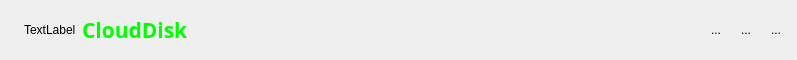
<?xml version="1.0" encoding="UTF-8"?>
<ui version="4.0">
 <class>TitleWidget</class>
 <widget class="QWidget" name="TitleWidget">
  <property name="geometry">
   <rect>
    <x>0</x>
    <y>0</y>
    <width>797</width>
    <height>60</height>
   </rect>
  </property>
  <property name="windowTitle">
   <string>Form</string>
  </property>
  <layout class="QHBoxLayout" name="horizontalLayout_2">
   <property name="spacing">
    <number>0</number>
   </property>
   <property name="leftMargin">
    <number>0</number>
   </property>
   <property name="topMargin">
    <number>0</number>
   </property>
   <property name="rightMargin">
    <number>0</number>
   </property>
   <property name="bottomMargin">
    <number>0</number>
   </property>
   <item>
    <widget class="QWidget" name="xxxxxxxx" native="true">
     <layout class="QHBoxLayout" name="horizontalLayout">
      <item>
       <spacer name="horizontalSpacer_2">
        <property name="orientation">
         <enum>Qt::Horizontal</enum>
        </property>
        <property name="sizeType">
         <enum>QSizePolicy::Fixed</enum>
        </property>
        <property name="sizeHint" stdset="0">
         <size>
          <width>15</width>
          <height>20</height>
         </size>
        </property>
       </spacer>
      </item>
      <item>
       <widget class="QLabel" name="logo">
        <property name="text">
         <string>TextLabel</string>
        </property>
       </widget>
      </item>
      <item>
       <widget class="QLabel" name="label">
        <property name="font">
         <font>
          <family>新宋体</family>
          <pointsize>16</pointsize>
          <weight>75</weight>
          <bold>true</bold>
         </font>
        </property>
        <property name="styleSheet">
         <string notr="true">color:rgba(0, 255, 0);</string>
        </property>
        <property name="text">
         <string>CloudDisk</string>
        </property>
       </widget>
      </item>
      <item>
       <spacer name="horizontalSpacer">
        <property name="orientation">
         <enum>Qt::Horizontal</enum>
        </property>
        <property name="sizeHint" stdset="0">
         <size>
          <width>40</width>
          <height>20</height>
         </size>
        </property>
       </spacer>
      </item>
      <item>
       <widget class="QToolButton" name="set_btn">
        <property name="text">
         <string>...</string>
        </property>
        <property name="icon">
         <iconset resource="../resource.qrc">
          <normaloff>:/images/login_setting.png</normaloff>:/images/login_setting.png</iconset>
        </property>
        <property name="iconSize">
         <size>
          <width>32</width>
          <height>32</height>
         </size>
        </property>
        <property name="autoRaise">
         <bool>true</bool>
        </property>
       </widget>
      </item>
      <item>
       <widget class="QToolButton" name="min_btn">
        <property name="text">
         <string>...</string>
        </property>
        <property name="icon">
         <iconset resource="../resource.qrc">
          <normaloff>:/images/login_min.png</normaloff>:/images/login_min.png</iconset>
        </property>
        <property name="iconSize">
         <size>
          <width>32</width>
          <height>32</height>
         </size>
        </property>
        <property name="autoRaise">
         <bool>true</bool>
        </property>
       </widget>
      </item>
      <item>
       <widget class="QToolButton" name="close_btn">
        <property name="text">
         <string>...</string>
        </property>
        <property name="icon">
         <iconset resource="../resource.qrc">
          <normaloff>:/images/login_close.png</normaloff>:/images/login_close.png</iconset>
        </property>
        <property name="iconSize">
         <size>
          <width>32</width>
          <height>32</height>
         </size>
        </property>
        <property name="autoRaise">
         <bool>true</bool>
        </property>
       </widget>
      </item>
     </layout>
    </widget>
   </item>
  </layout>
 </widget>
 <resources>
  <include location="../resource.qrc"/>
 </resources>
 <connections/>
</ui>
